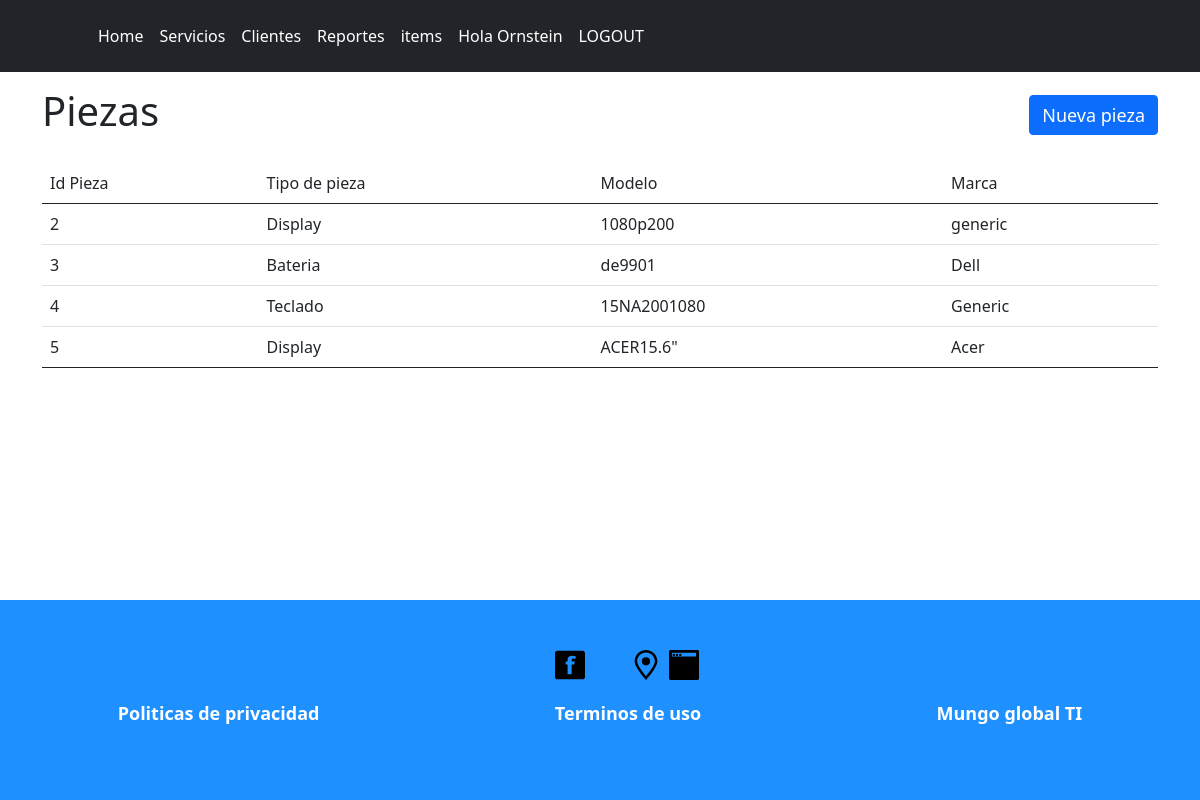
The page /items/ (signed in) on the database its author committed.
### feed/models.py (models this page shows, shortened)
class Item(models.Model):
    type_of_item = models.ForeignKey(TypeOfItem, on_delete = models.DO_NOTHING)
    model = models.CharField(max_length = 200, unique = True)
    brand = models.CharField(max_length = 200)
    created = models.DateTimeField(auto_now_add = True)
    updated = models.DateTimeField(auto_now = True)

class TypeOfItem(models.Model):
    description = models.CharField(max_length = 200, unique = True)
    created = models.DateTimeField(auto_now_add = True)
    updated = models.DateTimeField(auto_now = True)

### feed/views.py (the view)
# urls.py: path("items/", views.items, name = "items"),
def items(request):
    all_items = Item.objects.all()
    return render(request, 'feed/items.html', {
        "all_items" : all_items
    })

### feed/templates/feed/items.html (shortened to what this page needs)
{% extends 'feed/index.html' %}
{% block content %}
{% if user.is_authenticated %}
<div class="container">
    <div class="items-title">
        <h1>Piezas</h1>
        <a class="btn btn-primary items-boton" href="new_item" role="button">Nueva pieza</a>
    </div>
    <table class="table">
        <thead>
            <tr>
                <th scope="col">Id Pieza</th>
                <th scope="col">Tipo de pieza</th>
                <th scope="col">Modelo</th>
                <th scope="col">Marca</th>
                </tr>
        </thead>
        <tbody>
            {% for item in all_items  %}
            <tr>
                <th scope="row">{{ item.id }} </th>
                <td>{{ item.type_of_item.description }} </td>
                <td>{{ item.model }} </td>
                <td>{{ item.brand }} </td>
            </tr>
            {% endfor %}
            </tbody>
    </table>
</div>
{% else %}
    <h1>Inicia Sesion</h1>
{% endif %}
{% endblock %}

### feed/templates/feed/index.html (shortened to what this page needs)
{% load static %}
<!DOCTYPE html>
<html lang="en">
<head>
    <link rel="stylesheet" href="{% static 'reset.css' %}">
    <link href="https://cdn.jsdelivr.net/npm/bootstrap@5.0.2/dist/css/bootstrap.min.css" rel="stylesheet">
    <link rel="stylesheet" href="{% static 'index.css' %}">
    <link rel="stylesheet" href="{% static 'login.css' %}">
    <link rel="stylesheet" href="{% static 'home.css' %}">
    <link rel="stylesheet" href="{% static 'services.css' %}">
    <link rel="stylesheet" href="{% static 'clients.css' %}">
    <link rel="stylesheet" href="{% static 'service_status.css' %}">
    <link rel="stylesheet" href="{% static 'new_item.css' %}">
    <link rel="stylesheet" href="{% static 'items.css' %}">
    <link rel="stylesheet" href="{% static 'update_service.css' %}">
    <link rel="stylesheet" href="{% static 'service_detail.css' %}">
    <link rel="stylesheet" href="{% static 'new_service.css' %}">
    <link rel="stylesheet" href="{% static 'reports.css' %}">
    <link rel="stylesheet" href="{% static 'footer.css' %}">
</head>
<body>
    <header class="p-3 bg-dark text-white">
        <div class="container">
            <div class="d-flex flex-wrap align-items-center justify-content-center justify-content-lg-start">
            <a href="/" class="d-flex align-items-center mb-2 mb-lg-0 text-white text-decoration-none">
                <svg class="bi me-2" width="40" height="32" role="img" aria-label="Bootstrap"><use xlink:href="#bootstrap"/></svg>
            </a>
                <div class="div-menu">
                    <div class="div-menu-each">
                        <ul class="nav col-12 col-lg-auto me-lg-auto mb-2 justify-content-center mb-md-0">
                            <li><a href="/home/" class="nav-link px-2 text-white">Home</a></li>
                            <li><a href="/services/" class="nav-link px-2 text-white">Servicios</a></li>
                            <li><a href="/clients/" class="nav-link px-2 text-white">Clientes</a></li>
                            {% if user.is_superuser or user.is_staff %}
                            <li><a href="/reports/" class="nav-link px-2 text-white">Reportes</a></li>
                            {% endif %}
                            <li> <a href="/items/" class="nav-link px-2 text-white">items</a></li>
                        </ul>
                    </div>
                    <div class="div-menu-each">
                        <ul class="nav col-12 col-lg-auto me-lg-auto mb-2 flex-end mb-md-0">
                        {% if user.is_authenticated %}
                            <li><a href="" class="nav-link px-2 text-white">Hola {{ user.username }}</a></li>
                            <li><a href="/logout/" class="nav-link px-2 text-white">LOGOUT</a></li>
                            {% else %}
                            <li><a href="/login/" class="nav-link px-2 text-white">LOGIN</a></li>
                        {% endif %}
                        </ul>
                    </div>
                </div>
            </div>
        </div>
    </header>
    {% block content %}{% endblock %}
    <footer>
        <div class="footer-div">
            <div class="footer-div-img">
                <img class="footer-image" src="{% static 'feed/images/facebook.svg' %}" alt="">
                <img class="footer-image" src="{% static 'feed/images/instagram.svg' %}" alt="">
                <img class="footer-image" src="{% static 'feed/images/location.svg' %}" alt="">
                <img class="footer-image" src="{% static 'feed/images/webpage.svg' %}" alt="">
            </div>
            <div class="footer-div-text">
                <div><p class="footer-text">Politicas de privacidad</p></div>
                <div><p class="footer-text">Terminos de uso</p></div>
                <div><p class="footer-text">Mungo global TI</p></div>
            </div>
        </div>
    </footer>
</body>
</html>

### feed/static/index.css (style rules this page uses)
body { position: relative; padding-bottom: 250px; min-height: 100vh; }
.div-menu { display: flex; justify-content: space-between; }
.div-menu-each { display: flex; justify-content: space-between; }

### feed/static/items.css (style rules this page uses)
.items-boton { height: 40px; font-size: 18px; }
.items-title { display: flex; justify-content: space-between; align-items: center; margin-top: 15px; margin-bottom: 20px; }

### feed/static/footer.css (style rules this page uses)
.footer-image { width: 30px; margin-bottom: 20px; margin-left: 8px; }
.footer-div { text-align: center; font-size: 18px; align-items: center; padding-top: 50px; }
.footer-text { color: white; font-weight: bold; padding: 0px; margin: 0; }
.footer-div-text { display: flex; justify-content: space-around; }
.footer-div-img { display: flex; justify-content: center; margin-left: 45px; }
footer { position: absolute; bottom: 0; width: 100%; height: 200px; background-color: #1E90FF; }

### rows shown on the page
Item: id "2", type_of_item.description "Display", model "1080p200", brand "generic"
Item: id "3", type_of_item.description "Bateria", model "de9901", brand "Dell"
Item: id "4", type_of_item.description "Teclado", model "15NA2001080", brand "Generic"
Item: id "5", type_of_item.description "Display", model "ACER15.6\"", brand "Acer"

### other values the page prints
{{ user.username }} "Ornstein"
